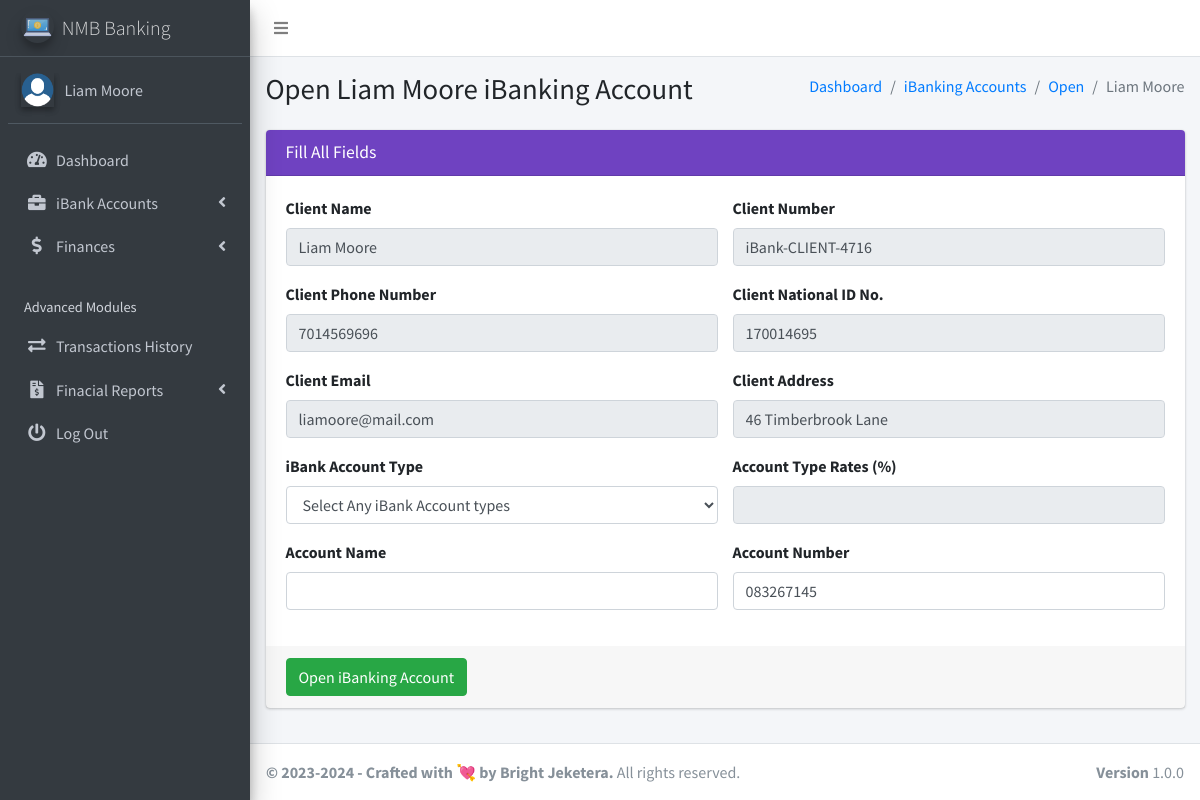
The page /client/pages_open_acc.php (signed in) on the database its author committed.
### tables this page shows
CREATE TABLE `ib_systemsettings` (
  `id` int(20) NOT NULL,
  `sys_name` longtext NOT NULL,
  `sys_tagline` longtext NOT NULL,
  `sys_logo` varchar(200) NOT NULL
);

CREATE TABLE `ib_clients` (
  `client_id` int(11) NOT NULL,
  `name` varchar(200) NOT NULL,
  `national_id` varchar(200) NOT NULL,
  `phone` varchar(200) NOT NULL,
  `address` varchar(200) NOT NULL,
  `email` varchar(200) UNIQUE NOT NULL ,
  `password` varchar(200) NOT NULL,
  `profile_pic` varchar(200),
  `face_login_token` varchar(200),
  `acc_token` varchar(200),
  `client_number` varchar(200) NOT NULL,
  `last_login_ip` varchar(200) NOT NULL,
  `last_login_agent` varchar(200) NOT NULL,
  `last_login_attempts` int default 0
);

### client/pages_open_acc.php (the view, shortened to what this page needs)
<?php
include('conf/config.php');
?>
<!DOCTYPE html>
<html>
<?php include("dist/_partials/head.php"); ?>
<body class="hold-transition sidebar-mini layout-fixed layout-navbar-fixed">
    <div class="wrapper">
        <?php include("dist/_partials/nav.php"); ?>
        <?php include("dist/_partials/sidebar.php"); ?>
        <?php
        $client_id = $_SESSION['client_id'];
        $ret = "SELECT * FROM  ib_clients WHERE client_id = ? ";
        $stmt = $mysqli->prepare($ret);
        $stmt->bind_param('i', $client_id);
        $stmt->execute();
        $res = $stmt->get_result();
        while ($row = $res->fetch_object()) {
        ?>
            <div class="content-wrapper">
                <section class="content-header">
                    <div class="container-fluid">
                        <div class="row mb-2">
                            <div class="col-sm-6">
                                <h1>Open <?php echo $row->name; ?> iBanking Account</h1>
                            </div>
                            <div class="col-sm-6">
                                <ol class="breadcrumb float-sm-right">
                                    <li class="breadcrumb-item"><a href="pages_dashboard.php">Dashboard</a></li>
                                    <li class="breadcrumb-item"><a href="pages_open_acc.php">iBanking Accounts</a></li>
                                    <li class="breadcrumb-item"><a href="pages_open_acc.php">Open </a></li>
                                    <li class="breadcrumb-item active"><?php echo $row->name; ?></li>
                                </ol>
                            </div>
                        </div>
                    </div>
                </section>
                <section class="content">
                    <div class="container-fluid">
                        <div class="row">
                            <div class="col-md-12">
                                <div class="card card-purple">
                                    <div class="card-header">
                                        <h3 class="card-title">Fill All Fields</h3>
                                    </div>
                                    <form method="post" enctype="multipart/form-data" role="form">
                                        <div class="card-body">
                                            <div class="row">
                                                <div class=" col-md-6 form-group">
                                                    <label for="exampleInputEmail1">Client Name</label>
                                                    <input type="text" readonly name="client_name" value="<?php echo $row->name; ?>" required class="form-control" id="exampleInputEmail1">
                                                </div>
                                                <div class=" col-md-6 form-group">
                                                    <label for="exampleInputPassword1">Client Number</label>
                                                    <input type="text" readonly name="client_number" value="<?php echo $row->client_number; ?>" class="form-control" id="exampleInputPassword1">
                                                </div>
                                            </div>
                                            <div class="row">
                                                <div class=" col-md-6 form-group">
                                                    <label for="exampleInputEmail1">Client Phone Number</label>
                                                    <input type="text" readonly name="client_phone" value="<?php echo $row->phone; ?>" required class="form-control" id="exampleInputEmail1">
                                                </div>
                                                <div class=" col-md-6 form-group">
                                                    <label for="exampleInputPassword1">Client National ID No.</label>
                                                    <input type="text" readonly value="<?php echo $row->national_id; ?>" name="client_national_id" required class="form-control" id="exampleInputEmail1">
                                                </div>
                                            </div>
                                            <div class="row">
                                                <div class=" col-md-6 form-group">
                                                    <label for="exampleInputEmail1">Client Email</label>
                                                    <input type="email" readonly name="client_email" value="<?php echo $row->email; ?>" required class="form-control" id="exampleInputEmail1">
                                                </div>
                                                <div class=" col-md-6 form-group">
                                                    <label for="exampleInputEmail1">Client Address</label>
                                                    <input type="text" name="client_adr" readonly value="<?php echo $row->address; ?>" required class="form-control" id="exampleInputEmail1">
                                                </div>
                                            </div>
                                            <div class="row">
                                                <div class=" col-md-6 form-group">
                                                    <label for="exampleInputEmail1">iBank Account Type</label>
                                                    <select class="form-control" onChange="getiBankAccs(this.value);" name="acc_type">
                                                        <option>Select Any iBank Account types</option>
                                                        <?php
                                                        $ret = "SELECT * FROM  ib_acc_types ORDER BY RAND() ";
                                                        $stmt = $mysqli->prepare($ret);
                                                        $stmt->execute();
                                                        $res = $stmt->get_result();
                                                        ?>
                                                    </select>
                                                </div>
                                                <div class=" col-md-6 form-group">
                                                    <label for="exampleInputEmail1">Account Type Rates (%)</label>
                                                    <input type="text" name="acc_rates" readonly required class="form-control" id="AccountRates">
                                                </div>
                                            </div>
                                            <div class="row">
                                                <div class=" col-md-6 form-group">
                                                    <label for="exampleInputEmail1">Account Name</label>
                                                    <input type="text" name="acc_name" required class="form-control" id="exampleInputEmail1">
                                                </div>
                                                <div class=" col-md-6 form-group">
                                                    <label for="exampleInputEmail1">Account Number</label>
                                                    <?php
                                                    $length = 12;
                                                    $_accnumber =  substr(str_shuffle('0123456789'), 1, $length);
                                                    ?>
                                                    <input type="text" name="account_number" value="<?php echo $_accnumber; ?>" required class="form-control" id="exampleInputEmail1">
                                                </div>
                                            </div>
                                        </div>
                                        <div class="card-footer">
                                            <button type="submit" name="open_account" class="btn btn-success">Open iBanking Account</button>
                                        </div>
                                    </form>
                                </div>
                            </div>
                </section>
            </div>
        <?php } ?>
        <?php include("dist/_partials/footer.php"); ?>
    </div>
</body>
</html>

### client/dist/_partials/sidebar.php (shortened to what this page needs)
<aside class="main-sidebar sidebar-dark-primary elevation-4">
  <?php
  $client_id = $_SESSION['client_id'];
  $ret = "SELECT * FROM  ib_clients  WHERE client_id = ? ";
  $stmt = $mysqli->prepare($ret);
  $stmt->bind_param('i', $client_id);
  $stmt->execute();
  $res = $stmt->get_result();
  while ($row = $res->fetch_object()) {
    if ($row->profile_pic == '') {
      $profile_picture = "<img src='../admin/dist/img/user_icon.png' class=' elevation-2' alt='User Image'>
                ";
    } else {
      $profile_picture = "<img src='../admin/dist/img/$row->profile_pic' class='elevation-2' alt='User Image'>
                ";
    }
    $ret = "SELECT * FROM `ib_systemsettings` ";
    $stmt = $mysqli->prepare($ret);
    $stmt->execute();
    $res = $stmt->get_result();
    while ($sys = $res->fetch_object()) {
  ?>
      <a href="pages_dashboard.php" class="brand-link">
        <img src="../admin/dist/img/<?php echo $sys->sys_logo;?>" alt="iBanking Logo" class="brand-image img-circle elevation-3" style="opacity: .8">
        <span class="brand-text font-weight-light"><?php echo $sys->sys_name;?></span>
      </a>
      <div class="sidebar">
        <div class="user-panel mt-3 pb-3 mb-3 d-flex">
          <div class="image">
            <?php echo $profile_picture; ?>
          </div>
          <div class="info">
            <a href="/client/pages_account.php" class="d-block"><?php echo $row->name; ?></a>
          </div>
        </div>
        <nav class="mt-2">
          <ul class="nav nav-pills nav-sidebar flex-column" data-widget="treeview" role="menu" data-accordion="false">
            <li class="nav-item has-treeview">
              <a href="pages_dashboard.php" class="nav-link">
                <i class="nav-icon fas fa-tachometer-alt"></i>
                <p>
                  Dashboard
                </p>
              </a>
            </li>
            <li class="nav-item has-treeview">
              <a href="#" class="nav-link">
                <i class="nav-icon fas fa-briefcase"></i>
                <p>
                  iBank Accounts
                  <i class="fas fa-angle-left right"></i>
                </p>
              </a>
            </li>
            <li class="nav-item has-treeview">
              <a href="#" class="nav-link">
                <i class="nav-icon fas fa-dollar-sign"></i>
                <p>
                  Finances
                  <i class="fas fa-angle-left right"></i>
                </p>
              </a>
            </li>
            <li class="nav-header">Advanced Modules</li>
            <li class="nav-item">
              <a href="pages_transactions_engine.php" class="nav-link">
                <i class="nav-icon fas fa-exchange-alt"></i>
                <p>
                  Transactions History
                </p>
              </a>
            </li>
            <li class="nav-item has-treeview">
              <a href="#" class="nav-link">
                <i class="nav-icon fas fa-file-invoice-dollar"></i>
                <p>
                  Finacial Reports
                  <i class="fas fa-angle-left right"></i>
                </p>
              </a>
            </li>
            <li class="nav-item">
              <a href="pages_logout.php" class="nav-link">
                <i class="nav-icon fas fa-power-off"></i>
                <p>
                  Log Out
                </p>
              </a>
            </li>
          </ul>
        </nav>
      </div>
</aside>
<?php
    }
  } ?>

### client/dist/_partials/footer.php
<?php
$ret = "SELECT * FROM `ib_systemsettings` ";
$stmt = $mysqli->prepare($ret);
$stmt->execute();
$res = $stmt->get_result();
while ($sys = $res->fetch_object()) {
?>
  <footer class="main-footer">
    <strong>&copy; 2023-<?php echo date('Y'); ?> - Crafted with 💘 by Bright Jeketera.</strong>
    All rights reserved.
    <div class="float-right d-none d-sm-inline-block">
      <b>Version</b> 1.0.0
    </div>
  </footer>
<?php } ?>

### rows shown on the page
ib_clients: name "Liam Moore", client_name "Liam Moore", client_number "iBank-CLIENT-4716", client_phone "7014569696", client_national_id "170014695", client_email "liamoore@mail.com", client_adr "46 Timberbrook Lane", account_number "083267145"
ib_systemsettings: sys_logo (picture), sys_name "NMB Banking", ib_clients.profile_pic (picture)
